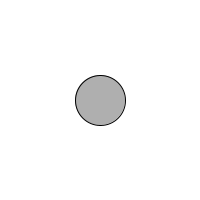
Frame 1 (no input)
Frame 60 (the mouse pressed at the canvas centre just before this capture): identical to frame 1, image omitted
Frame 120 (the mouse held since frame 60 and released just before this capture): identical to frame 1, image omitted

The Processing sketch that drew this single still picture (run headless with seeded random() and noise(); from frame 60 on, the mouse is pressed at the canvas centre):

// Processing sketch: example_4_2
// ── example_4_2.pde
// always define variables at the top for now
//int circleX = 100;
//int circleY = 100;

void setup() {
  size(200, 200);
}

void draw() {
  background(255);
  stroke(0);
  fill(175);

  ellipse(100, 100, 50, 50);
//  use system variable mouseX and mouseY
//  ellipse(mouseX, mouseY, 50, 50);
//  use our own variables
//  ellipse(circleX, circleY, 50, 50);
//  variables varry, so lets add some variation
//  circleX = circleX + 1;
}
